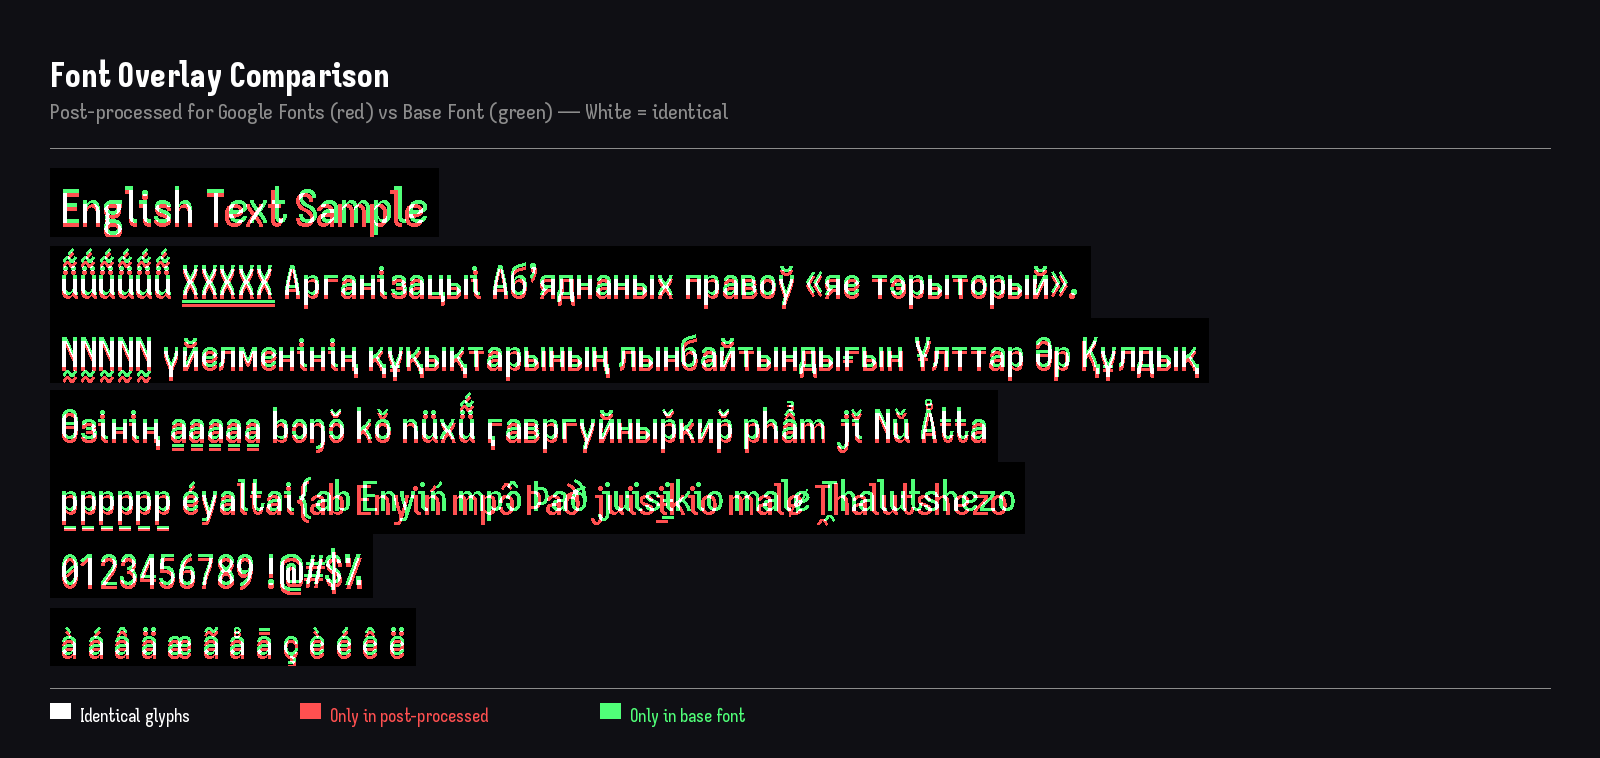

This figure's Python source:
import argparse
import numpy as np
from PIL import Image, ImageDraw, ImageFont

parser = argparse.ArgumentParser()
parser.add_argument("--output", metavar="PNG", help="where to save the image")
args = parser.parse_args()

FONT_DIR_1 = "fonts/iosevkacharon"  # Google Fonts version
FONT_DIR_2 = "unprocessed_fonts/IosevkaCharon/ttf"  # Unprocessed version

WIDTH, MARGIN = 1600, 50
TITLE_SIZE = 36
SUBTITLE_SIZE = 22
FONT_SIZE = 48
LINE_HEIGHT = 20
BG_COLOR = (15, 15, 20)
WHITE = (255, 255, 255)
GRAY = (140, 140, 140)
RED = (255, 80, 80)    # Pixels only in GF version
GREEN = (80, 255, 120)  # Pixels only in Unprocessed version
YELLOW = (255, 255, 100)  # Differences

test_samples = [
    ("English Text Sample", 48),
    ("ü̃́ü̃́ü̃́ü̃́ü̃́ü̃́ X̲X̲X̲X̲X̲ Арганізацыі Абʼяднаных правоў «яе тэрыторый».", 42),
    ("N̰N̰N̰N̰N̰ үйелменінің құқықтарының лынбайтындығын Ұлттар Әр Құлдық", 42),
    ("Өзінің a̱a̱a̱a̱a̱ bɔŋɔ̌ kǒ nüxü̃́ ӷавргуйныр̌кир̌ phẩm jǐ Nǔ Åtta", 42),
    ("p̱p̱p̱p̱p̱p̱ éyaltai{ab Enyiń mpɔ̂ Það juisɨ̱kio malɇ Ṱhalutshezo", 42),
    ("0123456789 !@#$%", 44),
    ("à á â ä æ ã å ā ç è é ê ë", 40),
]


def render_text_to_array(text, font_path, size):
    """Render text to a numpy array for pixel-level comparison"""
    font = ImageFont.truetype(font_path, size, layout_engine=ImageFont.Layout.RAQM)

    # Create temporary image to measure text
    temp_img = Image.new("L", (1, 1))
    temp_draw = ImageDraw.Draw(temp_img)
    bbox = temp_draw.textbbox((0, 0), text, font=font)
    text_width = bbox[2] - bbox[0] + 20
    text_height = bbox[3] - bbox[1] + 20

    # Render text
    img = Image.new("L", (text_width, text_height), color=0)
    draw = ImageDraw.Draw(img)
    draw.text((10, 10), text, font=font, fill=255)

    return np.array(img), text_width, text_height


def create_diff_image(arr1, arr2):
    """Create a color-coded difference image from two grayscale arrays"""
    # Normalize arrays to binary (threshold at 128)
    binary1 = (arr1 > 128).astype(np.uint8)
    binary2 = (arr2 > 128).astype(np.uint8)

    # Create RGB output
    h, w = binary1.shape
    diff_img = np.zeros((h, w, 3), dtype=np.uint8)

    # White where both have pixels (identical)
    both = binary1 & binary2
    diff_img[both == 1] = WHITE

    # Red where only GF version has pixels
    only_gf = binary1 & ~binary2
    diff_img[only_gf == 1] = RED

    # Green where only Unprocessed version has pixels
    only_gu = ~binary1 & binary2
    diff_img[only_gu == 1] = GREEN

    return diff_img


# Calculate total height needed
def calc_height():
    y = MARGIN
    y += TITLE_SIZE + 20  # main title
    y += SUBTITLE_SIZE + 30  # subtitle + gap

    for _, size in test_samples:
        y += size + 30  # text + gap between samples

    y += 40  # legend
    y += MARGIN
    return y


HEIGHT = calc_height()

# Create main image
main_img = Image.new("RGB", (WIDTH, HEIGHT), color=BG_COLOR)
main_draw = ImageDraw.Draw(main_img)

y = MARGIN

# Title
try:
    title_font = ImageFont.truetype(f"{FONT_DIR_1}/IosevkaCharon-Bold.ttf", TITLE_SIZE, layout_engine=ImageFont.Layout.RAQM)
    subtitle_font = ImageFont.truetype(f"{FONT_DIR_1}/IosevkaCharon-Regular.ttf", SUBTITLE_SIZE, layout_engine=ImageFont.Layout.RAQM)
    legend_font = ImageFont.truetype(f"{FONT_DIR_1}/IosevkaCharon-Regular.ttf", 18, layout_engine=ImageFont.Layout.RAQM)
except:
    print("Warning: Could not load title fonts, using default")
    title_font = ImageFont.load_default()
    subtitle_font = ImageFont.load_default()
    legend_font = ImageFont.load_default()

main_draw.text((MARGIN, y), "Font Overlay Comparison", font=title_font, fill=WHITE)
y += TITLE_SIZE + 10

main_draw.text((MARGIN, y), "Post-processed for Google Fonts (red) vs Base Font (green) — White = identical", font=subtitle_font, fill=GRAY)
y += SUBTITLE_SIZE + 30

# Draw separator line
main_draw.line([(MARGIN, y), (WIDTH - MARGIN, y)], fill=GRAY, width=1)
y += 20

# Process each sample
differences_found = []
for text, size in test_samples:
    try:
        # Render both versions
        font1_path = f"{FONT_DIR_1}/IosevkaCharon-Regular.ttf"
        font2_path = f"{FONT_DIR_2}/IosevkaCharon-Regular.ttf"

        arr1, w1, h1 = render_text_to_array(text, font1_path, size)
        arr2, w2, h2 = render_text_to_array(text, font2_path, size)

        # Pad arrays to same size
        max_w = max(w1, w2)
        max_h = max(h1, h2)

        padded1 = np.zeros((max_h, max_w), dtype=np.uint8)
        padded2 = np.zeros((max_h, max_w), dtype=np.uint8)

        padded1[:h1, :w1] = arr1
        padded2[:h2, :w2] = arr2

        # Create diff image
        diff_array = create_diff_image(padded1, padded2)
        diff_pil = Image.fromarray(diff_array, mode='RGB')

        # Check if there are differences
        has_diff = np.any((padded1 > 128) != (padded2 > 128))
        if has_diff:
            differences_found.append(text)

        # Paste onto main image
        main_img.paste(diff_pil, (MARGIN, y))

        y += size + 30

    except Exception as e:
        main_draw.text((MARGIN, y), f"Error rendering '{text}': {str(e)}", font=legend_font, fill=RED)
        y += 30

# Add legend at bottom
y += 10
main_draw.line([(MARGIN, y), (WIDTH - MARGIN, y)], fill=GRAY, width=1)
y += 15

legend_x = MARGIN
main_draw.rectangle([legend_x, y, legend_x + 20, y + 15], fill=WHITE)
main_draw.text((legend_x + 30, y), "Identical glyphs", font=legend_font, fill=WHITE)

legend_x += 250
main_draw.rectangle([legend_x, y, legend_x + 20, y + 15], fill=RED)
main_draw.text((legend_x + 30, y), "Only in post-processed", font=legend_font, fill=RED)

legend_x += 300
main_draw.rectangle([legend_x, y, legend_x + 20, y + 15], fill=GREEN)
main_draw.text((legend_x + 30, y), "Only in base font", font=legend_font, fill=GREEN)

# Save
main_img.save(args.output)

if differences_found:
    print(f"⚠ Differences found in: {', '.join(differences_found)}")
else:
    print("✓ No visual differences detected between the two font versions")

print(f"Font comparison overlay saved to {args.output}")
